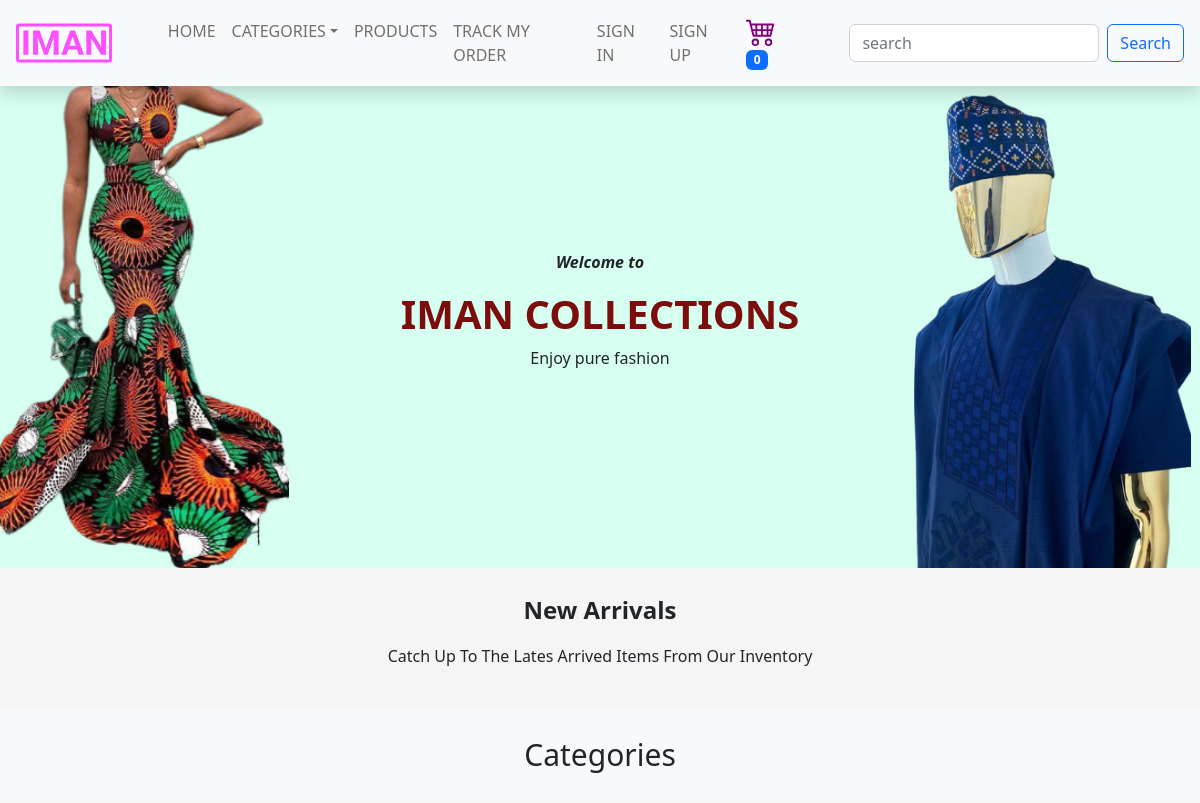
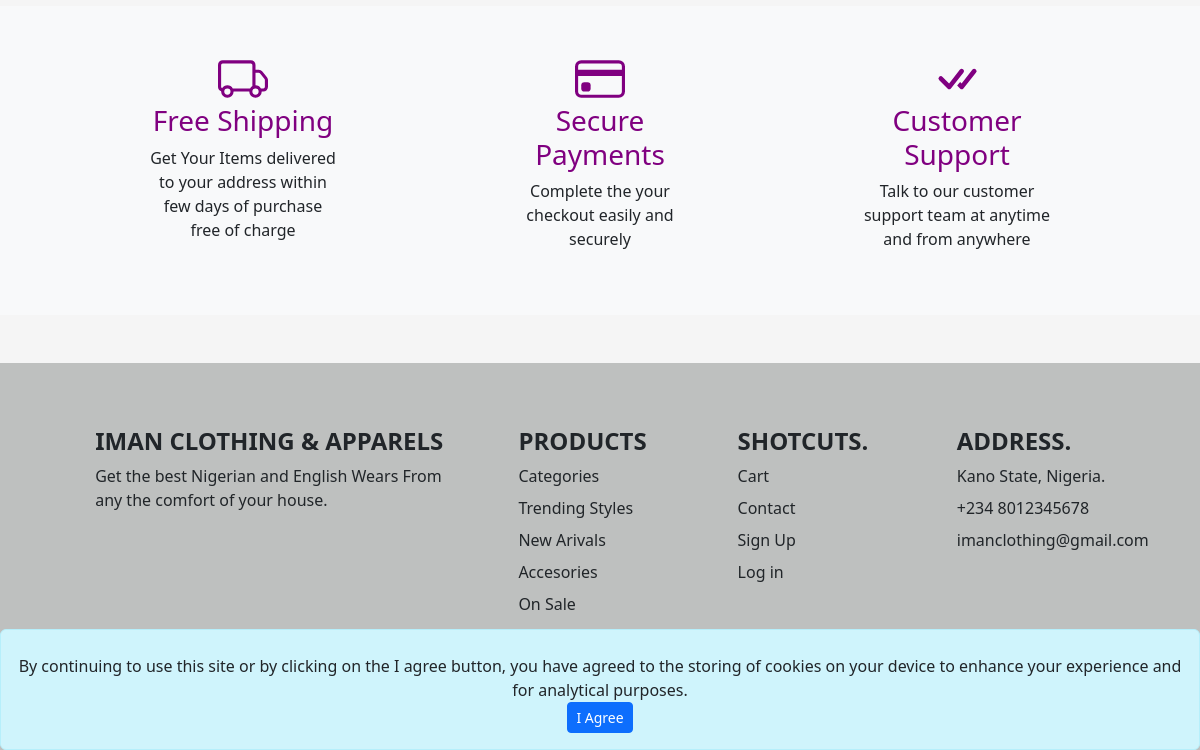
The app's page /, older data (2 pictures, top to bottom).
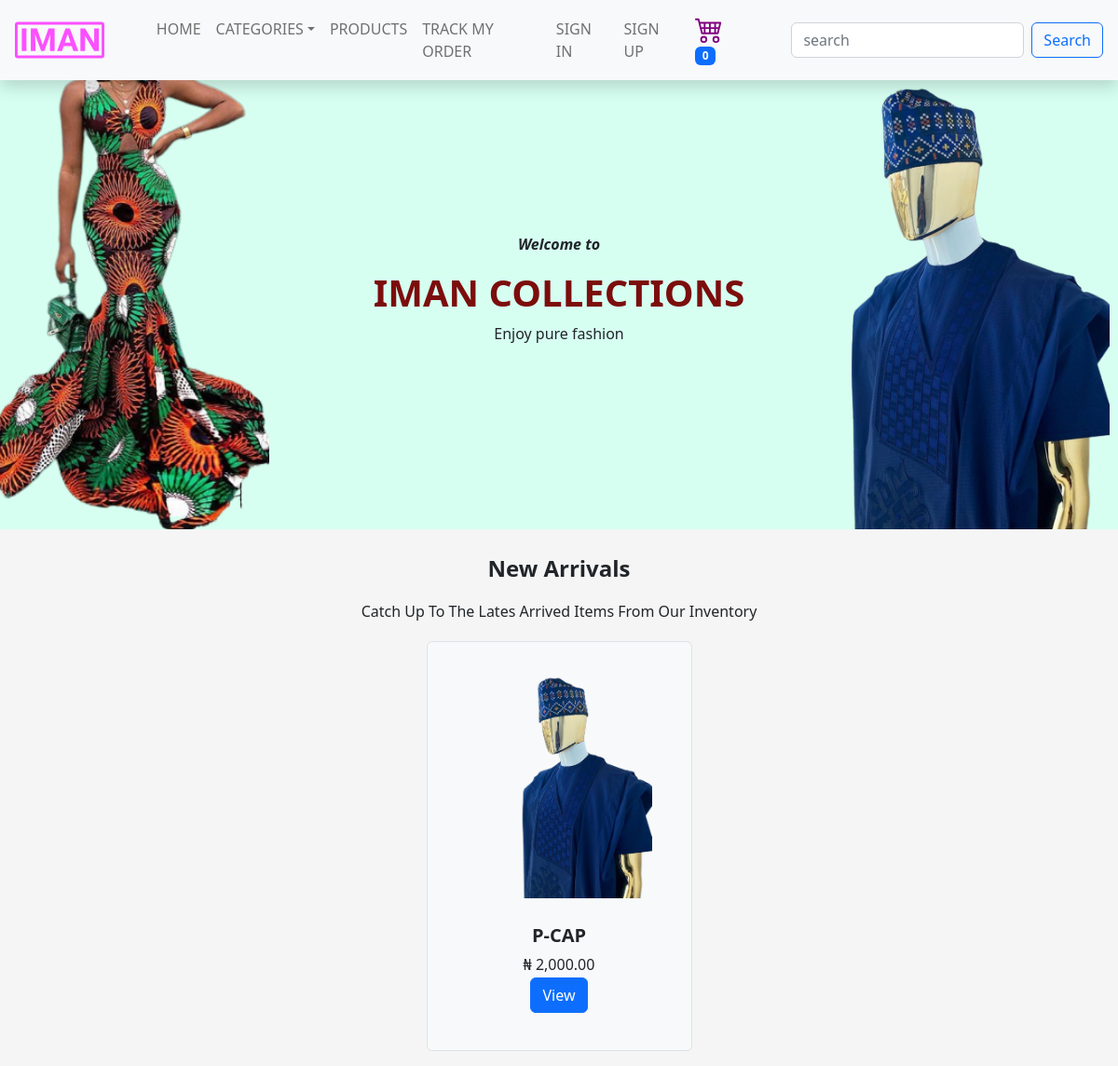
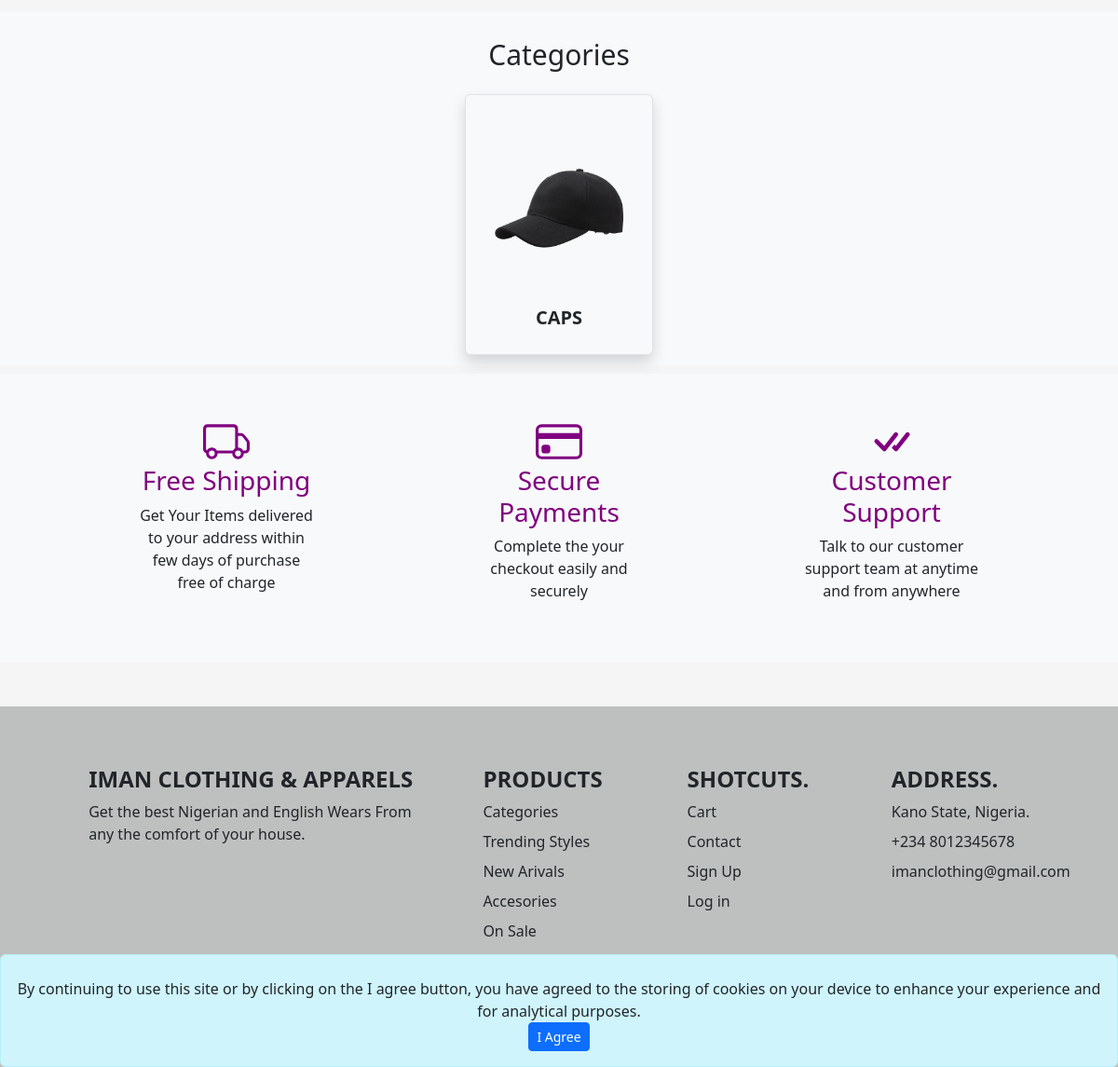
The same page, newer data (2 pictures, top to bottom).
### products/models.py (models this page shows, shortened)
class Product(models.Model):
    GENDER_CHOICES = [("M", "Male"), ("F", "Female"), ("U", "Unisex")]
    name = models.CharField(max_length=200)
    gender = models.CharField(max_length=1, choices=GENDER_CHOICES)
    category = models.ForeignKey(
        Category, on_delete=models.CASCADE, null=True, related_name="products"
    )
    sub_category = models.ForeignKey(
        SubCategory, on_delete=models.SET_NULL, null=True, related_name="products"
    )
    delivery_days = models.PositiveIntegerField()
    description = models.TextField()
    on_sale = models.BooleanField(default=False)
    store = models.ForeignKey(
        Store, on_delete=models.SET_NULL, null=True, related_name="products"
    )
    is_active = models.BooleanField(default=True)
    added_at = models.DateTimeField(auto_now_add=True)
    added_by = models.ForeignKey(
        "user.User",
        on_delete=models.DO_NOTHING,
        limit_choices_to={"staff": True},
        related_name="products_added",
    )
    slug = models.CharField(max_length=200, blank=True, default="")

class ProductImage(models.Model):
    product = models.ForeignKey(
        Product, on_delete=models.CASCADE, related_name="product_images"
    )
    image = models.ImageField(upload_to="product_images/")

class ProductVariant(models.Model):
    product = models.ForeignKey(
        Product, on_delete=models.CASCADE, related_name="product_variants"
    )
    size = models.ForeignKey(
        Size, on_delete=models.SET_NULL, null=True, related_name="product_variants"
    )
    color = models.ForeignKey(
        Color, on_delete=models.SET_NULL, null=True, related_name="product_variants"
    )
    price = models.DecimalField(max_digits=10, decimal_places=2)
    available_quantity = models.PositiveIntegerField()
    image = models.ImageField(upload_to="product_images/")
    active = models.BooleanField(default=True)

class Category(models.Model):
    name = models.CharField(max_length=200, unique=True)
    image = models.ImageField(upload_to="categories", blank=True)
    added_at = models.DateTimeField(auto_now_add=True)
    added_by = models.ForeignKey(
        "user.User",
        on_delete=models.DO_NOTHING,
        limit_choices_to={"staff": True},
        related_name="categories_added",
    )
    slug = models.CharField(max_length=200, blank=True, default="")
    class Meta:
        verbose_name_plural = "categories"

### base/views.py (the view)
# urls.py: path('', index, name='home_page'),
def index(request):
    products = Product.objects.all()[0:15]
    categories = Category.objects.all()[0:10]
    return render(request, 'base/index.html', context={"products": products, "categories": categories})

### base/cart_count_context.py (called while the page is built)
def get_cart_count(request):
    return {
        "cart_count": request.user.cart.count() if request.user.is_authenticated else Cart.objects.filter(
            device=request.COOKIES.get('device')).count() or '0'
    }

### base/categories_context.py (called while the page is built)
def get_categories(request):
    return {
        "menu_categories": Category.objects.all()
    }

### base/templates/base/index.html (shortened to what this page needs)
{% extends './base.html' %} {% load humanize %}
{% load static %} {% block title%} Home {% endblock%} {% block content %}
<section class="row">
  <div class="col-12">
    <div id="couresol" class="row align-items-center justify-content-center">
      <div class="col-sm-12 d-block d-sm-hidden col-md-3 col-lg-3 px-2 text-end">
        <img src="{% static 'base/images/female-category.png' %}" height="500px" class="hero-image" alt="Hero Image">
      </div>
      <div class="col-sm-12 col-md-6 col-lg-6 text-center px-5">
        <p class="text-dark fw-bold" style="font-style: italic;">Welcome to</p>
        <h3 class="text-uppercase" style="font-size: 40px; color: rgb(124, 13, 13); font-weight: 700;">Iman Collections
        </h3>
        <p>Enjoy pure fashion</p>
      </div>
      <div class="col-sm-12 col-md-3 col-lg-3 px-2">
        <img src="{% static 'base/images/male-category.png' %}" height="500px" class="hero-image" alt="Hero Image">
      </div>
    </div>
  </div>
</section>
<section class="my-2 container">
  <div class="text-capitalize text-center fw-bold py-3" style="font-size: 24px; font-weight: 700;">New Arrivals
  </div>
  <p class="text-capitalize text-center">catch up to the lates arrived items from our inventory</p>
  <div class="row  justify-content-center">
    {% for product in products %}
    {% include 'products/product_card.html' with product=product %}
    {% endfor %}
  </div>
</section>
<section class="my-2 mt-4 bg-light p-2">
  <div class="text-capitalize text-center py-3" style="font-size: 30px; font-weight: 500;">Categories
  </div>
  <div class="row  justify-content-center">
    {% for category in categories %}
    {% include 'products/category_card.html' with category=category %}
    {% endfor %}
  </div>
</section>
<section>
  <div class="row justify-content-evenly bg-light">
    <div class="col-sm-6 col-lg-2 col-md-6 py-5 px-2 text-center align-middle justify-content-center">
      <h3 style="color: purple;">Free Shipping</h3>
      <p>Get Your Items delivered to your address within few days of purchase free of charge</p>
    </div>
    <div class="col-sm-6 col-lg-2 col-md-6 py-5 px-2 text-center align-middle justify-content-center">
      <h3 style="color: purple;">Secure Payments</h3>
      <p>Complete the your checkout easily and securely</p>
    </div>
    <div class="col-sm-6 col-lg-2 col-md-6 py-5 px-2 text-center align-middle justify-content-center">
      <h3 style="color: purple;">Customer Support</h3>
      <p>Talk to our customer support team at anytime and from anywhere</p>
    </div>
  </div>
</section>
{% endblock %}

### products/templates/products/product_card.html
{% load humanize %}
<div class="col-sm-8 col-md-5 col-lg-3 border rounded text-center pb-4 bg-light m-1">
    <div class="col-12">
        <a href="{% url 'products_details' id=product.id slug=product.slug %}">
            <img src="{{product.product_images.first.image.url}}" alt="product image" style="object-fit: contain;"
                height="300px" width="200px" />
        </a>
    </div>
    <div class="card-body align-items-end">
        <a href="{% url 'products_details' id=product.id slug=product.slug %}" style="font-weight: 600;"
            class="text-decoration-none text-start text-dark fs-5 pt-2 text-uppercase">
            <div class="card-title text-center">
                {{product.name}}
            </div>
        </a>
        <span>&#8358; {{product.product_variants.first.price|intcomma}}</span>
        <br />
        {% if product.product_variants.first.available_quantity %}
        <p class="text-success">
            <a href="{% url 'products_details' id=product.id slug=product.slug %}" class="btn btn-primary">View</a>
        </p>
        {% else %}
        <p class="text-danger">
            Out of stock!
        </p>
        {% endif %}
    </div>
</div>

### products/templates/products/category_card.html
{% block product_category %}
<div class="col-sm-12 col-md-3 shadow rounded col-lg-2 border text-center p-4 bg-light m-1">
    <div>
        <a href="{%url 'filter_category' slug=category.slug %}">
            <img src="{{category.image.url}}" alt="product image" style="object-fit: contain;" height="200px"
                width="150px" />
        </a>
    </div>
    <div class="card-body align-items-end">
        <a href="{%url 'filter_category' slug=category.slug %}" style="font-weight: 600;"
            class="text-decoration-none text-center text-dark fs-5 pt-2 text-uppercase">
            <div class="card-title">
                {{category.name}}
            </div>
        </a>
    </div>
</div>
{% endblock %}

Row changes from the older to the newer data that the page shows:
added Product: product_images.first.image (picture), name "P-CAP", product_variants.first.price "2,000.00"
added Category: image (picture), name "CAPS"
